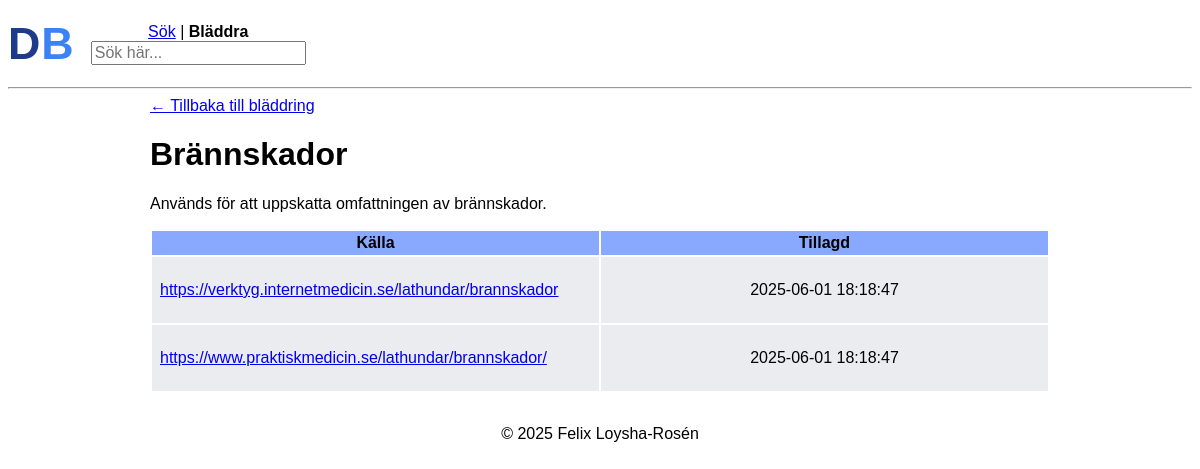
The app's page /66?from= with its own data.
### tables this page shows
CREATE TABLE docs (
    id INTEGER PRIMARY KEY AUTOINCREMENT,
    name TEXT NOT NULL UNIQUE,
    abbreviation TEXT,
    description TEXT NOT NULL,
    keywords TEXT,
    date_added TIMESTAMP DEFAULT CURRENT_TIMESTAMP
);

CREATE TABLE links (
    id INTEGER PRIMARY KEY AUTOINCREMENT,
    doc_id INTEGER NOT NULL,
    docbase_link TEXT,
    source_link TEXT,
    votes INTEGER DEFAULT 0,
    date_added TIMESTAMP DEFAULT CURRENT_TIMESTAMP,
    FOREIGN KEY (doc_id) REFERENCES docs(id) ON DELETE CASCADE
);

### app.py (the view)
@app.route("/<int:id>")
def show_detail(id):
    if id <= 0:
        return "Invalid ID", 400
    referrer = request.args.get("from", "")
    conn = get_db_connection()
    doc = conn.execute(
        "SELECT * FROM docs WHERE id = ?",
        (id,),
    ).fetchone()
    if doc is None:
        return "doc not found", 404
    links = conn.execute(
        "SELECT * FROM links WHERE doc_id = ?",
        (id,),
    ).fetchall()
    conn.close()
    return render_template("detail.html", doc=doc, links=links, referrer=referrer)

### app.py (called while the page is built)
def get_db_connection():
    conn = sqlite3.connect("docbase.db")
    conn.row_factory = sqlite3.Row
    return conn

### templates/detail.html (shortened to what this page needs)
{% extends "base.html" %}
{% block body %}
    <header class="search-header">
        <div class="text-logo">
            <a href="{{ url_for('index') }}" class="logo"><span class="doc">D</span><span class="base">B</span></a>
        </div>
        <div class="search-bar">
            {% if referrer %}
            <p><strong>Sök</strong> | <a href="{{ url_for('browse') }}">Bläddra</a></p>
            {% else %}
            <p><a href="{{ url_for('search') }}">Sök</a> | <strong>Bläddra</strong></p>
            {% endif %}
            <form action="/s" method="get">
                <input class="q" autocomplete="off" autofocus name="q" placeholder="Sök här..." type="search">
            </form>
        </div>
    </header>
    <main class="main-detail">
        <hr>
        <div class="detail-outer-container">
            <div class="detail-inner-container">
                <div class="back-button">
                    {% if referrer %}
                        <a href="{{ url_for('search', q=referrer) }}" class="back-link">← Tillbaka till sökresultaten</a>
                    {% else %}
                        <a href="{{ url_for('browse') }}" class="back-link">← Tillbaka till bläddring</a>
                    {% endif %}
                </div>
                <h1>
                    {{ doc.name }}
                </h1>
                {% if doc.description %}
                <p>{{ doc.description }}</p>
                {% endif %}
                {% if links %}
                <table class="links-table">
                    <tr>
                        {% if links|selectattr('source_link')|list %}
                            <th>Källa</th>
                        {% endif %}
                        <th>Tillagd</th>
                    </tr>
                    {% for link in links %}
                    <tr>
                        {% if link.source_link %}
                        <td>
                            <p class="links-table-link">
                                <a href="{{ link.source_link }}">
                                    {{ link.source_link }}
                                </a>
                            </p>
                        </td>
                        {% endif %}
                        <td class="date-added">
                            <p>{{ link.date_added }}</p>
                        </td>
                    </tr>
                    {% endfor %}
                </table>
                {% endif %}
            </div>
        </div>
    </main>
{% endblock %}

### static/style.css (style rules this page uses)
html { font-family: Arial, Helvetica, sans-serif; }
.detail-outer-container { display: flex; flex-direction: column; align-items: center; justify-content: center; width: 100%; }
.detail-inner-container { width: 100%; max-width: 900px; padding: 0 20px; }
.text-logo { font-family: 'Arial', sans-serif; font-size: 2.8em; font-weight: bold; color: #2563eb; padding: 10px 0; letter-spacing: 1px; }
.text-logo .doc { color: #1e3a8a; }
.text-logo .base { color: #3b82f6; }
.logo { text-decoration: none; }
.search-header { display: flex; align-items: center; gap: 1em; }
th { padding: 3px; background-color: rgb(136, 169, 255); }
.q { max-width: 300px; font-size: 16px; }
.search-bar p { margin: 0; text-align: center; }
tr { background-color: rgba(227, 229, 233, 0.715) }
td { padding: 0 3px; }
.links-table-link { overflow: hidden; text-overflow: ellipsis; white-space: nowrap; display: block; }
.links-table { max-width: 900px; width: 100%; table-layout: fixed; margin: 1em 0; }
.links-table td { max-width: 0; overflow: hidden; padding: 8px; }
.date-added { text-align: center !important; }

### records on screen
docs: name "Brännskador", description "Används för att uppskatta omfattningen av brännskador."
links: source_link "https://verktyg.internetmedicin.se/lathundar/brannskador", date_added "2025-06-01 18:18:47"
links: source_link "https://www.praktiskmedicin.se/lathundar/brannskador/", date_added "2025-06-01 18:18:47"
